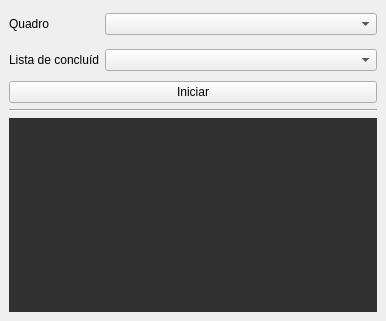
<?xml version="1.0" encoding="UTF-8"?>
<ui version="4.0">
 <class>MainWindow</class>
 <widget class="QMainWindow" name="MainWindow">
  <property name="geometry">
   <rect>
    <x>0</x>
    <y>0</y>
    <width>386</width>
    <height>321</height>
   </rect>
  </property>
  <property name="sizePolicy">
   <sizepolicy hsizetype="Fixed" vsizetype="Fixed">
    <horstretch>0</horstretch>
    <verstretch>0</verstretch>
   </sizepolicy>
  </property>
  <property name="minimumSize">
   <size>
    <width>386</width>
    <height>321</height>
   </size>
  </property>
  <property name="maximumSize">
   <size>
    <width>386</width>
    <height>321</height>
   </size>
  </property>
  <property name="windowTitle">
   <string>MainWindow</string>
  </property>
  <widget class="QWidget" name="centralwidget">
   <property name="minimumSize">
    <size>
     <width>386</width>
     <height>321</height>
    </size>
   </property>
   <property name="maximumSize">
    <size>
     <width>386</width>
     <height>321</height>
    </size>
   </property>
   <layout class="QGridLayout" name="gridLayout">
    <item row="1" column="0">
     <widget class="Line" name="line">
      <property name="orientation">
       <enum>Qt::Horizontal</enum>
      </property>
     </widget>
    </item>
    <item row="0" column="0">
     <layout class="QVBoxLayout" name="verticalLayout">
      <item>
       <layout class="QHBoxLayout" name="horizontalLayout">
        <item>
         <widget class="QLabel" name="label">
          <property name="minimumSize">
           <size>
            <width>90</width>
            <height>30</height>
           </size>
          </property>
          <property name="maximumSize">
           <size>
            <width>90</width>
            <height>30</height>
           </size>
          </property>
          <property name="text">
           <string>Quadro</string>
          </property>
         </widget>
        </item>
        <item>
         <widget class="QComboBox" name="cb_board"/>
        </item>
       </layout>
      </item>
      <item>
       <layout class="QHBoxLayout" name="horizontalLayout_2">
        <item>
         <widget class="QLabel" name="label_2">
          <property name="minimumSize">
           <size>
            <width>90</width>
            <height>30</height>
           </size>
          </property>
          <property name="maximumSize">
           <size>
            <width>90</width>
            <height>30</height>
           </size>
          </property>
          <property name="text">
           <string>Lista de concluídos</string>
          </property>
         </widget>
        </item>
        <item>
         <widget class="QComboBox" name="cb_list"/>
        </item>
       </layout>
      </item>
      <item>
       <widget class="QPushButton" name="btn_start">
        <property name="enabled">
         <bool>true</bool>
        </property>
        <property name="styleSheet">
         <string notr="true"/>
        </property>
        <property name="text">
         <string>Iniciar</string>
        </property>
        <property name="checkable">
         <bool>true</bool>
        </property>
        <property name="autoDefault">
         <bool>true</bool>
        </property>
        <property name="default">
         <bool>false</bool>
        </property>
       </widget>
      </item>
     </layout>
    </item>
    <item row="2" column="0">
     <widget class="QLabel" name="lb_log">
      <property name="styleSheet">
       <string notr="true">background:rgb(49, 49, 49);
color:rgb(64, 141, 70)</string>
      </property>
      <property name="text">
       <string/>
      </property>
      <property name="alignment">
       <set>Qt::AlignLeading|Qt::AlignLeft|Qt::AlignTop</set>
      </property>
     </widget>
    </item>
   </layout>
  </widget>
 </widget>
 <resources/>
 <connections/>
</ui>
